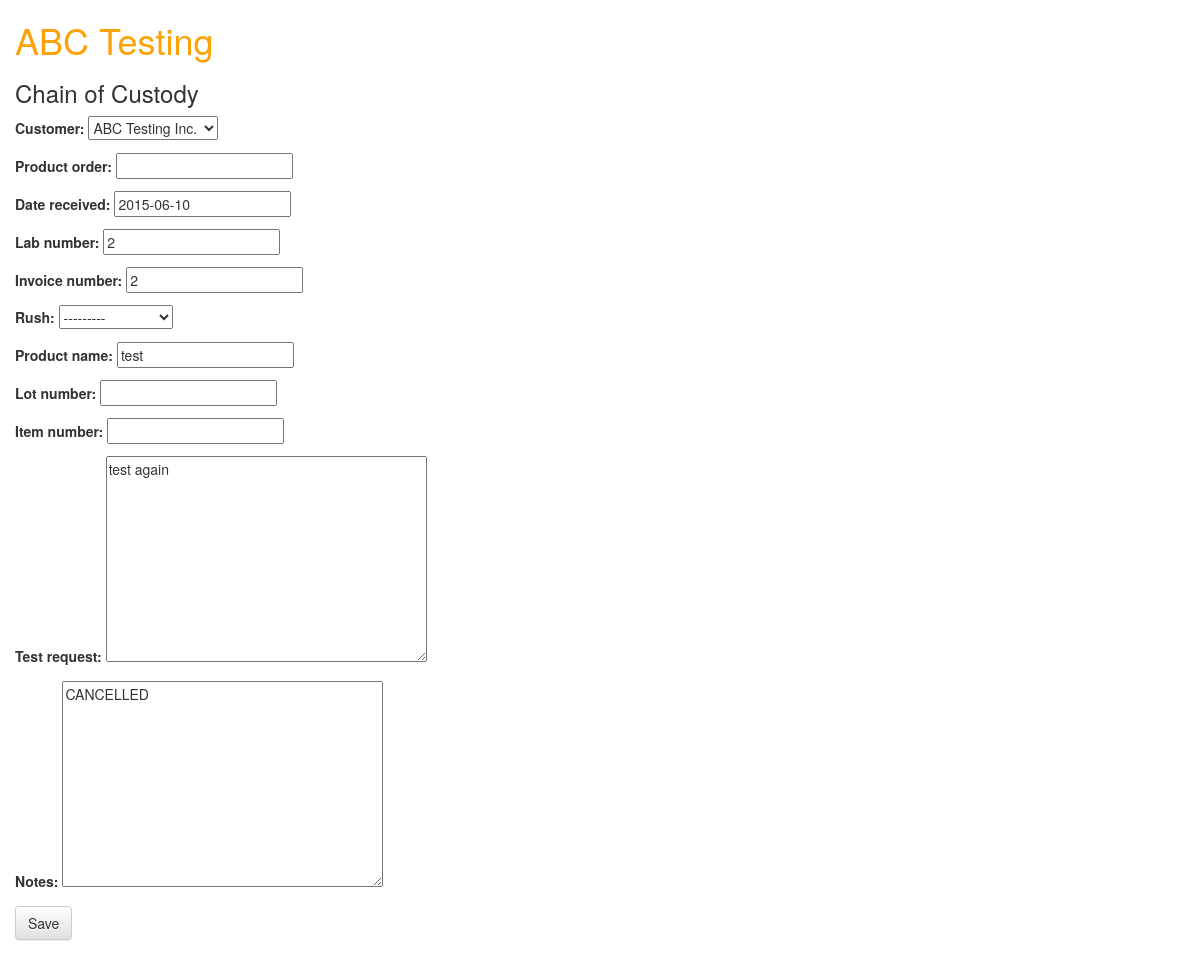
The app's page /info/logform/2/ with its own data.
### info/models.py (models this page shows, shortened)
class SampleLog(models.Model):
	ASAP = 'ASAP'
	THREEDAY ='3 Day'
	TWODAY = '2 Day'
	ONEDAY = '1 Day'
	SAMEDAY ='Same Day'
	RUSH_CHOICES = (
		(ASAP, 'ASAP'),
		(THREEDAY, '3 day rush'),
		(TWODAY, '2 day rush'),
		(ONEDAY, '1 day rush'),
		(SAMEDAY, 'same day rush'),
		)
	customer = models.ForeignKey(Customer)
	product_order = models.CharField(max_length=500,blank=True)
	date_received = models.DateField()
	rush = models.CharField(max_length=10,
							choices=RUSH_CHOICES,
							blank=True)
	lab_number = models.IntegerField(unique=True)
	invoice_number = models.IntegerField()
	product_name = models.CharField(max_length=2000)
	lot_number = models.CharField(max_length=2000,blank=True)
	item_number = models.CharField(max_length=2000,blank=True)
	test_request = models.TextField()
	notes = models.TextField(blank=True)

### info/views.py (the view)
# urls.py: url(r'^logform/(?P<pk>[0-9]+)/$', views.LogUpdate.as_view(), name='logformedit'),
class LogUpdate(UpdateView):
	model = SampleLog
	fields = ['customer', 'product_order', 'date_received', 'lab_number', 'invoice_number', 'rush', 'product_name', 'lot_number', 'item_number', 'test_request', 'notes']

### info/models.py (called while the page is built)
	def __str__(self):
		return self.company_name

### info/templates/info/samplelog_form.html (shortened to what this page needs)
{% load staticfiles %}
<html>
	<head>
		<link rel="stylesheet" href="//maxcdn.bootstrapcdn.com/bootstrap/3.2.0/css/bootstrap.min.css">
		<link rel="stylesheet" href="//maxcdn.bootstrapcdn.com/bootstrap/3.2.0/css/bootstrap-theme.min.css">
		<link rel="stylesheet" href="{% static "css/info.css" %}">
	</head>
	<p><h1><a href="/">ABC Testing</a></h1></p>
	<h3>Chain of Custody</h3>
</html>
		{% block content %}
		<form method="POST" class="post-form">{% csrf_token %}
		{{ form.as_p }}
		<button type="submit" class="save btn btn-default">Save</button>
		</form>
		{% endblock %}

### info/static/css/info.css (style rules this page uses)
h1 a { color: #FCA205; }

### records on screen
SampleLog: customer "ABC Testing Inc.", date_received "2015-06-10", lab_number "2", invoice_number "2", rush "---------", product_name "test", test_request "test again", notes "CANCELLED"
